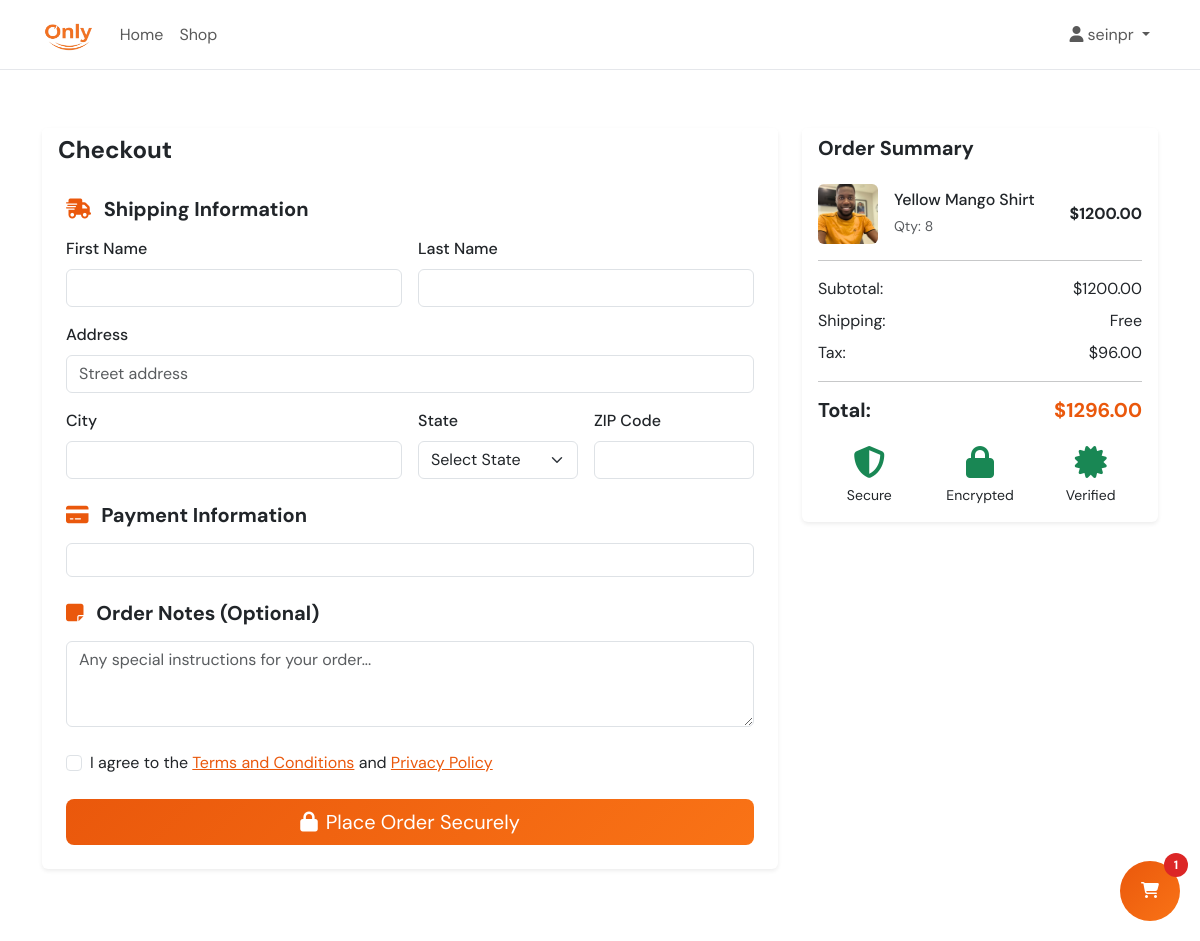
/checkout (signed in), run on the app's committed database.
### models/models.py (models this page shows)
class CartItem(db.Model):
    id = db.Column(db.Integer, primary_key=True)
    session_id = db.Column(db.String(100), nullable=False)
    product_id = db.Column(db.Integer, db.ForeignKey('product.id'), nullable=False)
    quantity = db.Column(db.Integer, default=1)
    created_at = db.Column(db.DateTime, default=datetime.utcnow)
    product = db.relationship('Product', backref='cart_items')

class Product(db.Model):
    id = db.Column(db.Integer, primary_key=True)
    name = db.Column(db.String(200), nullable=False)
    description = db.Column(db.Text)
    price = db.Column(db.Numeric(10, 2), nullable=False)
    stock_quantity = db.Column(db.Integer, default=0)
    image_url = db.Column(db.String(200))
    created_at = db.Column(db.DateTime, default=datetime.utcnow)
    category_id = db.Column(db.Integer, db.ForeignKey('category.id'), nullable=False)
    seller_id = db.Column(db.Integer, db.ForeignKey('user.id'), nullable=False)
    order_items = db.relationship('OrderItem', backref='product', lazy=True)

### app.py (the view)
@app.route('/checkout', methods=['GET', 'POST'])
@login_required
def checkout():
    session_id = get_session_id()
    cart_items = CartItem.query.filter_by(session_id=session_id).all()
    if not cart_items:
        flash('Your cart is empty. Add some items before checkout.', 'warning')
        return redirect(url_for('shop'))
    subtotal = sum(item.product.price * item.quantity for item in cart_items)
    shipping_threshold = Decimal("50.00")
    shipping_cost = Decimal("5.99")
    tax_rate = Decimal("0.08")
    shipping = Decimal("0.00") if subtotal >= shipping_threshold else shipping_cost
    tax = subtotal * tax_rate
    total = subtotal + shipping + tax
    return render_template('checkout.html',
                         cart_items=cart_items,
                         subtotal=subtotal,
                         shipping=shipping,
                         tax=tax,
                         total=total,
                         stripe_pk=app.config['STRIPE_PUBLISHABLE_KEY'])

### app.py (called while the page is built)
def get_session_id():
    if 'session_id' not in session:
        session['session_id'] = str(uuid.uuid4())
    return session['session_id']

@app.context_processor
def inject_cart_count():
    return dict(get_cart_count=get_cart_count)

def login_required(f):
    from functools import wraps
    @wraps(f)
    def decorated_function(*args, **kwargs):
        if 'user_id' not in session:
            flash('Please log in to access this page.', 'warning')
            return redirect(url_for('login'))
        return f(*args, **kwargs)
    return decorated_function

### templates/checkout.html (shortened to what this page needs)
{% extends "base.html" %}
{% block content %}
<div class="container py-5">
    <div class="row">
        <div class="col-lg-8">
            <div class="card border-0 shadow-sm mb-4">
                <div class="card-header bg-white border-0">
                    <h4 class="mb-0 fw-bold">Checkout</h4>
                </div>
                <div class="card-body p-4">
                    <form id="checkoutForm">
                        <div class="mb-4">
                            <h5 class="fw-bold mb-3">
                                <i class="fas fa-shipping-fast me-2" style="color: #ea580c;"></i>
                                Shipping Information
                            </h5>
                            <div class="row g-3">
                                <div class="col-md-6">
                                    <label class="form-label fw-medium">First Name</label>
                                    <input type="text" class="form-control" id="firstName" required>
                                </div>
                                <div class="col-md-6">
                                    <label class="form-label fw-medium">Last Name</label>
                                    <input type="text" class="form-control" id="lastName" required>
                                </div>
                                <div class="col-12">
                                    <label class="form-label fw-medium">Address</label>
                                    <input type="text" class="form-control" id="address" placeholder="Street address" required>
                                </div>
                                <div class="col-md-6">
                                    <label class="form-label fw-medium">City</label>
                                    <input type="text" class="form-control" id="city" required>
                                </div>
                                <div class="col-md-3">
                                    <label class="form-label fw-medium">State</label>
                                    <select class="form-select" id="state" required>
                                        <option value="">Select State</option>
                                    </select>
                                </div>
                                <div class="col-md-3">
                                    <label class="form-label fw-medium">ZIP Code</label>
                                    <input type="text" class="form-control" id="zipCode" required>
                                </div>
                            </div>
                        </div>
                        <div class="mb-4">
                            <h5 class="fw-bold mb-3">
                                <i class="fas fa-credit-card me-2" style="color: #ea580c;"></i>
                                Payment Information
                            </h5>
                            <div id="card-element" class="form-control p-3 mb-3">
                            </div>
                        </div>
                        <div class="mb-4">
                            <h5 class="fw-bold mb-3">
                                <i class="fas fa-sticky-note me-2" style="color: #ea580c;"></i>
                                Order Notes (Optional)
                            </h5>
                            <textarea class="form-control" id="orderNotes" rows="3"
                                      placeholder="Any special instructions for your order..."></textarea>
                        </div>
                        <div class="mb-4">
                            <div class="form-check">
                                <input class="form-check-input" type="checkbox" id="terms" required>
                                <label class="form-check-label" for="terms">
                                    I agree to the <a href="#" style="color: #ea580c;">Terms and Conditions</a>
                                    and <a href="#" style="color: #ea580c;">Privacy Policy</a>
                                </label>
                            </div>
                        </div>
                        <button type="submit" class="btn btn-primary btn-lg w-100" id="placeOrderBtn">
                            <i class="fas fa-lock me-2"></i>Place Order Securely
                        </button>
                    </form>
                </div>
            </div>
        </div>
        <div class="col-lg-4">
            <div class="card border-0 shadow-sm sticky-top" style="top: 100px;">
                <div class="card-header bg-white border-0">
                    <h5 class="mb-0 fw-bold">Order Summary</h5>
                </div>
                <div class="card-body">
                    <div class="mb-3">
                        {% for item in cart_items %}
                        <div class="d-flex align-items-center mb-3">
                            <img src="{{ item.product.image_url or '/placeholder.svg?height=60&width=60' }}"
                                 alt="{{ item.product.name }}" class="me-3 rounded"
                                 style="width: 60px; height: 60px; object-fit: cover;">
                            <div class="flex-grow-1">
                                <h6 class="mb-1 fw-medium">{{ item.product.name }}</h6>
                                <small class="text-muted">Qty: {{ item.quantity }}</small>
                            </div>
                            <div class="text-end">
                                <div class="fw-bold">${{ "%.2f"|format(item.product.price * item.quantity) }}</div>
                            </div>
                        </div>
                        {% endfor %}
                    </div>
                    <hr>
                    <div class="mb-2 d-flex justify-content-between">
                        <span>Subtotal:</span>
                        <span>${{ "%.2f"|format(subtotal) }}</span>
                    </div>
                    <div class="mb-2 d-flex justify-content-between">
                        <span>Shipping:</span>
                        <span>{% if shipping == 0 %}Free{% else %} ${{ "%.2f"|format(shipping) }}{% endif %}</span>
                    </div>
                    <div class="mb-3 d-flex justify-content-between">
                        <span>Tax:</span>
                        <span>${{ "%.2f"|format(tax) }}</span>
                    </div>
                    <hr>
                    <div class="d-flex justify-content-between fw-bold h5">
                        <span>Total:</span>
                        <span style="color: #ea580c;">${{ "%.2f"|format(total) }}</span>
                    </div>
                    <div class="mt-4 text-center">
                        <div class="row g-2">
                            <div class="col-4">
                                <i class="fas fa-shield-alt fa-2x text-success"></i>
                                <div class="small mt-1">Secure</div>
                            </div>
                            <div class="col-4">
                                <i class="fas fa-lock fa-2x text-success"></i>
                                <div class="small mt-1">Encrypted</div>
                            </div>
                            <div class="col-4">
                                <i class="fas fa-certificate fa-2x text-success"></i>
                                <div class="small mt-1">Verified</div>
                            </div>
                        </div>
                    </div>
                </div>
            </div>
        </div>
    </div>
</div>
{% endblock %}

### static/css/style.css (style rules this page uses)
.btn-primary { background: linear-gradient(135deg, #ea580c, #f97316); border: none; transition: all 0.3s ease; }

### templates/base.html (style rules this page uses)
body { font-family: 'DM Sans', sans-serif; background-color: #ffffff; color: #4b5563; }

### data on the page
CartItem: product (picture), product.name "Yellow Mango Shirt", quantity "8"
Product: item.product.price*item.quantity "1200.00"

### other printed values
{{ session.username }} "seinpr"
{{ "%.2f"|format(subtotal) }} "1200.00"
{{ "%.2f"|format(tax) }} "96.00"
{{ "%.2f"|format(total) }} "1296.00"
